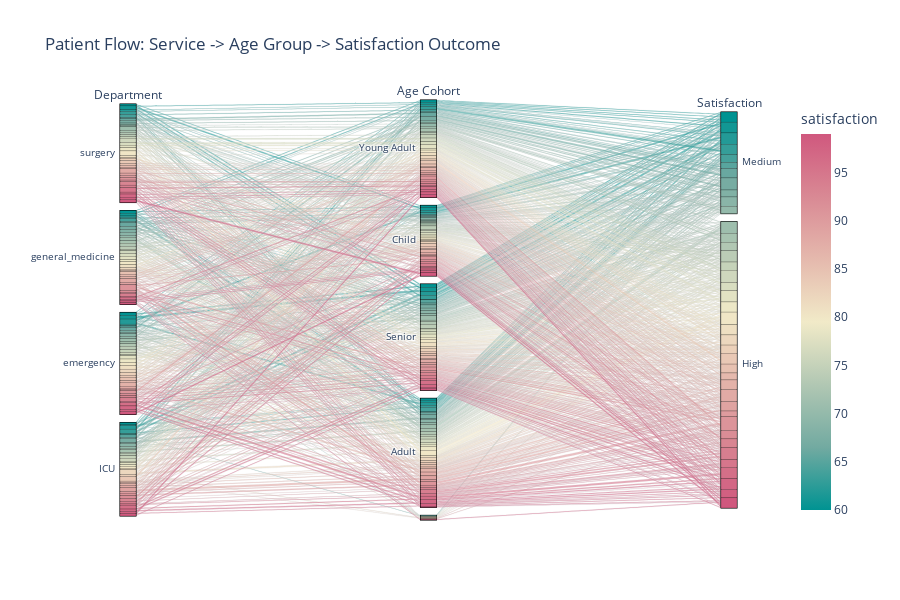

Notebook source saved alongside this figure:
### Code cell
# We use the binned data created in Cell 1
fig = px.parallel_categories(
    df_pat, 
    dimensions=['service', 'age_group', 'sat_level'],
    color="satisfaction", # Color by the raw score for gradient effect
    color_continuous_scale=px.colors.diverging.Tealrose,
    title="Patient Flow: Service -> Age Group -> Satisfaction Outcome",
    labels={'service':'Department', 'age_group':'Age Cohort', 'sat_level':'Satisfaction'}
)

fig.update_layout(height=600)
fig.show()

### Figure 1 — Plotly figure (JSON) as saved in the notebook; plotly's stock layout.template omitted (floating-point values rounded to 4 significant figures; data arrays with more than 128 entries replaced by an {"elided": "..."} marker saying what was removed)
{"data": [{"dimensions": [{"label": "Department", "values": {"elided": "1000 str values"}}, {"label": "Age Cohort", "values": {"elided": "1000 str values"}}, {"label": "Satisfaction", "values": {"elided": "1000 str values"}}], "domain": {"x": [0, 1], "y": [0, 1]}, "line": {"color": {"elided": "1000 int values"}, "coloraxis": "coloraxis"}, "name": "", "type": "parcats"}], "layout": {"coloraxis": {"colorbar": {"title": {"text": "satisfaction"}}, "colorscale": [[0, "rgb(0, 147, 146)"], [0.1667, "rgb(114, 170, 161)"], [0.3333, "rgb(177, 199, 179)"], [0.5, "rgb(241, 234, 200)"], [0.6667, "rgb(229, 185, 173)"], [0.8333, "rgb(217, 137, 148)"], [1, "rgb(208, 88, 126)"]]}, "height": 600, "legend": {"tracegroupgap": 0}, "title": {"text": "Patient Flow: Service -> Age Group -> Satisfaction Outcome"}}}
